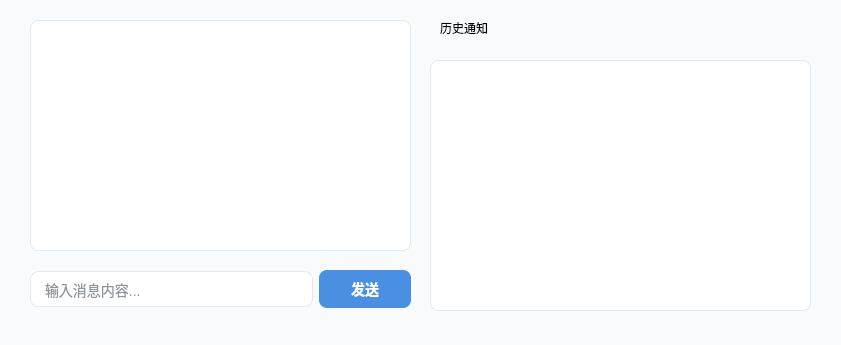
<?xml version="1.0" encoding="UTF-8"?>
<ui version="4.0">
 <class>doctorNoticeClient</class>
 <widget class="QWidget" name="doctorNoticeClient">
  <property name="geometry">
   <rect>
    <x>0</x>
    <y>0</y>
    <width>841</width>
    <height>345</height>
   </rect>
  </property>
  <property name="windowTitle">
   <string>医患沟通</string>
  </property>
  <property name="styleSheet">
   <string notr="true">
/* 主窗口样式 */
QWidget {
    font-family: &quot;Segoe UI&quot;, &quot;Microsoft YaHei&quot;, sans-serif;
    background-color: #f8fafc;
}

/* 列表控件样式 */
QListWidget {
    background-color: white;
    border: 1px solid #e2e8f0;
    border-radius: 8px;
    padding: 4px;
    font-size: 13px;
    outline: none;
}

QListWidget::item {
    background-color: white;
    border-bottom: 1px solid #f1f5f9;
    padding: 12px;
    border-radius: 6px;
}

QListWidget::item:selected {
    background-color: #e3eef9;
    color: #2c6bb6;
    border-left: 3px solid #4a90e2;
}

QListWidget::item:hover {
    background-color: #f8fafc;
}

/* 滚动条样式 */
QScrollBar:vertical {
    border: none;
    background-color: #f1f5f9;
    width: 10px;
    margin: 0;
    border-radius: 5px;
}

QScrollBar::handle:vertical {
    background-color: #cbd5e1;
    border-radius: 5px;
    min-height: 30px;
}

QScrollBar::handle:vertical:hover {
    background-color: #94a3b8;
}

QScrollBar::add-line:vertical, QScrollBar::sub-line:vertical {
    height: 0;
}

/* 输入框样式 */
QLineEdit {
    background-color: white;
    border: 1px solid #e2e8f0;
    border-radius: 8px;
    padding: 8px 12px;
    font-size: 14px;
    color: #1f2937;
    selection-background-color: #4a90e2;
    selection-color: white;
}

QLineEdit:focus {
    border: 1px solid #4a90e2;
    background-color: #f0f7ff;
    outline: none;
}

QLineEdit:hover {
    border: 1px solid #cbd5e1;
}

QLineEdit:placeholder {
    color: #9ca3af;
    font-style: italic;
}

/* 按钮样式 */
QPushButton {
    background-color: #4a90e2;
    color: white;
    border: none;
    border-radius: 8px;
    padding: 8px 16px;
    font-size: 14px;
    font-weight: 500;
    transition: all 0.2s ease;
    min-width: 60px;
}

QPushButton:hover {
    background-color: #3a7bc8;
    transform: translateY(-1px);
}

QPushButton:pressed {
    background-color: #2c6bb6;
    transform: translateY(1px);
}

QPushButton:disabled {
    background-color: #cbd5e1;
    color: #94a3b8;
}

/* 布局容器样式 */
#horizontalLayoutWidget {
    background-color: transparent;
}
   </string>
  </property>
  <widget class="QListWidget" name="listWidget">
   <property name="geometry">
    <rect>
     <x>30</x>
     <y>20</y>
     <width>381</width>
     <height>231</height>
    </rect>
   </property>
  </widget>
  <widget class="QWidget" name="horizontalLayoutWidget">
   <property name="geometry">
    <rect>
     <x>30</x>
     <y>270</y>
     <width>381</width>
     <height>39</height>
    </rect>
   </property>
   <layout class="QHBoxLayout" name="horizontalLayout">
    <item>
     <widget class="QLineEdit" name="lineEdit">
      <property name="placeholderText">
       <string>输入消息内容...</string>
      </property>
     </widget>
    </item>
    <item>
     <widget class="QPushButton" name="pushButton">
      <property name="text">
       <string>发送</string>
      </property>
     </widget>
    </item>
   </layout>
  </widget>
  <widget class="QListWidget" name="listWidget_2">
   <property name="geometry">
    <rect>
     <x>430</x>
     <y>60</y>
     <width>381</width>
     <height>251</height>
    </rect>
   </property>
  </widget>
  <widget class="QLabel" name="label">
   <property name="geometry">
    <rect>
     <x>440</x>
     <y>20</y>
     <width>58</width>
     <height>16</height>
    </rect>
   </property>
   <property name="text">
    <string>历史通知</string>
   </property>
  </widget>
 </widget>
 <resources/>
 <connections/>
</ui>
